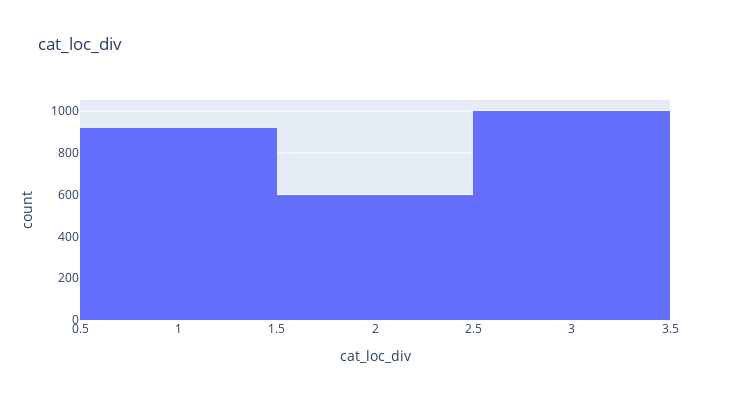

Here is the notebook cell this chart was saved with:
### Code cell
# Check location distribution.
fig_tmp = px.histogram(df_raw_hh, x= "cat_loc_div", title= "cat_loc_div")
fig_tmp.update_layout(width= 750, height= 400)
fig_tmp.show()

### Figure 1 — Plotly figure (JSON) as saved in the notebook; plotly's stock layout.template omitted (floating-point values rounded to 4 significant figures; data arrays with more than 128 entries replaced by an {"elided": "..."} marker saying what was removed)
{"data": [{"alignmentgroup": "True", "bingroup": "x", "hovertemplate": "cat_loc_div=%{x}<br>count=%{y}<extra></extra>", "legendgroup": "", "marker": {"color": "#636efa", "pattern": {"shape": ""}}, "name": "", "offsetgroup": "", "orientation": "v", "showlegend": false, "type": "histogram", "x": {"elided": "2520 int values"}, "xaxis": "x", "yaxis": "y"}], "layout": {"barmode": "relative", "height": 400, "legend": {"tracegroupgap": 0}, "title": {"text": "cat_loc_div"}, "width": 750, "xaxis": {"anchor": "y", "domain": [0, 1], "title": {"text": "cat_loc_div"}}, "yaxis": {"anchor": "x", "domain": [0, 1], "title": {"text": "count"}}}}
